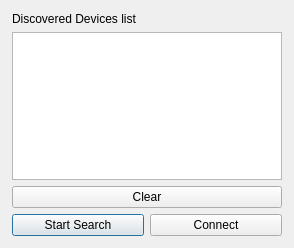
<?xml version="1.0" encoding="UTF-8"?>
<ui version="4.0">
 <class>DeviceConnectDialog</class>
 <widget class="QDialog" name="DeviceConnectDialog">
  <property name="geometry">
   <rect>
    <x>0</x>
    <y>0</y>
    <width>294</width>
    <height>248</height>
   </rect>
  </property>
  <property name="windowTitle">
   <string>连接对话框</string>
  </property>
  <layout class="QHBoxLayout" name="horizontalLayout" stretch="1">
   <property name="leftMargin">
    <number>12</number>
   </property>
   <property name="topMargin">
    <number>12</number>
   </property>
   <property name="rightMargin">
    <number>12</number>
   </property>
   <property name="bottomMargin">
    <number>12</number>
   </property>
   <item>
    <layout class="QVBoxLayout" name="verticalLayout" stretch="0,0,0,0">
     <property name="spacing">
      <number>-1</number>
     </property>
     <item>
      <layout class="QHBoxLayout" name="horizontalLayout_4">
       <item>
        <widget class="QLabel" name="label_2">
         <property name="text">
          <string>Discovered Devices list</string>
         </property>
        </widget>
       </item>
      </layout>
     </item>
     <item>
      <widget class="QListWidget" name="listWidgetSearchedDeviceList"/>
     </item>
     <item>
      <layout class="QHBoxLayout" name="horizontalLayout_3">
       <property name="spacing">
        <number>0</number>
       </property>
       <property name="leftMargin">
        <number>0</number>
       </property>
       <property name="bottomMargin">
        <number>0</number>
       </property>
       <item>
        <widget class="QPushButton" name="pushButtonClean">
         <property name="text">
          <string>Clear</string>
         </property>
         <property name="autoDefault">
          <bool>false</bool>
         </property>
        </widget>
       </item>
      </layout>
     </item>
     <item>
      <layout class="QHBoxLayout" name="horizontalLayout_2">
       <property name="spacing">
        <number>-1</number>
       </property>
       <item>
        <widget class="QPushButton" name="pushButtonSearch">
         <property name="text">
          <string>Start Search</string>
         </property>
        </widget>
       </item>
       <item>
        <widget class="QPushButton" name="pushButtonConnect">
         <property name="text">
          <string>Connect</string>
         </property>
        </widget>
       </item>
      </layout>
     </item>
    </layout>
   </item>
  </layout>
 </widget>
 <resources/>
 <connections/>
</ui>
